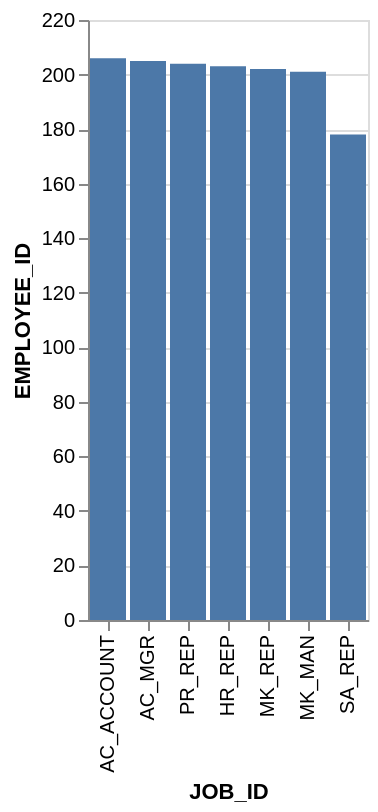

Source (Vega-Lite JSON):
### Vega-Lite specification from a JSON file in a GitHub repository (floating-point values rounded to 4 significant figures)
{"data": {"values": [{"x_data": "AC_ACCOUNT", "y_data": 206}, {"x_data": "AC_MGR", "y_data": 205}, {"x_data": "PR_REP", "y_data": 204}, {"x_data": "HR_REP", "y_data": 203}, {"x_data": "MK_REP", "y_data": 202}, {"x_data": "MK_MAN", "y_data": 201}, {"x_data": "SA_REP", "y_data": 178}]}, "mark": "bar", "encoding": {"x": {"field": "x_data", "type": "nominal", "title": "JOB_ID", "sort": {"op": "sum", "field": "y_data", "order": "descending"}}, "y": {"field": "y_data", "type": "quantitative", "title": "EMPLOYEE_ID"}}}
